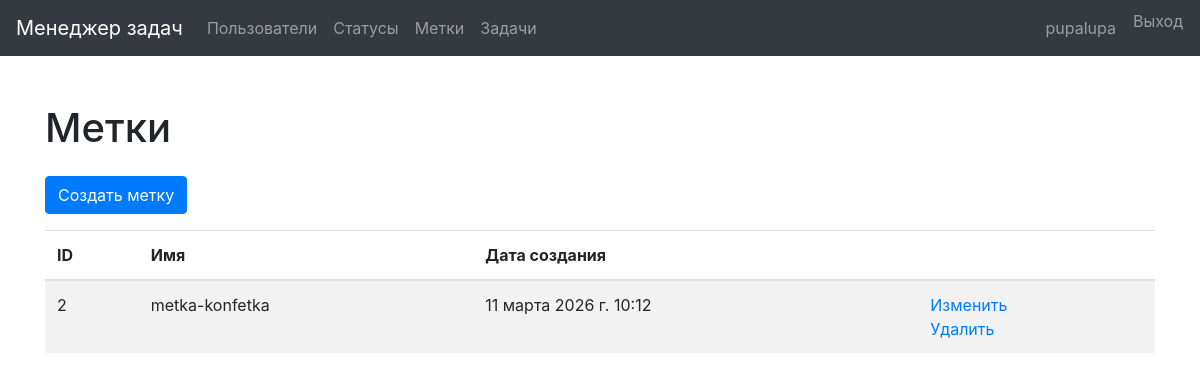
/labels/ (signed in), run on an earlier commit of the app's database.
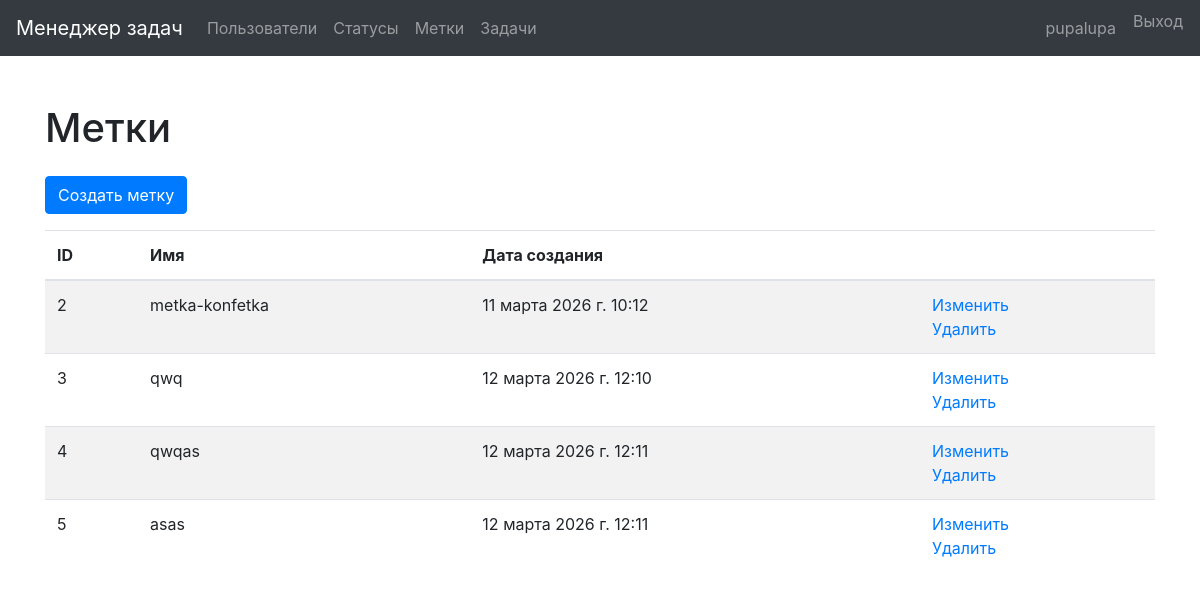
And on a later commit of the database.
### users/models.py (models this page shows)
class User(AbstractUser):
    def __str__(self):
        return self.get_full_name()

### labels/models.py (models this page shows, shortened)
class Label(models.Model):
    name = models.CharField(max_length=255, null=False, blank=False)
    created_at = models.DateTimeField(auto_now_add=True)

### labels/views.py (the view)
# urls.py: path("", IndexLabelView.as_view(), name="index"),
class IndexLabelView(LoginRequiredMixin, ListView):
    template_name = os.path.join("labels", "index.html")
    model = Label
    context_object_name = "labels"
    extra_context = {
        "title": "Метки",
        "ID": "ID",
        "name": "Имя",
        "edit": "Изменить",
        "delete": "Удалить",
        "created_at": "Дата создания",
        "submit": "Создать метку",
    }
    permission_denied_message = settings.LOGIN_REQUIRED_MESSAGE

### labels/templates/labels/index.html
{% extends 'base.html' %}
{% load bootstrap4 %}
{% load i18n %}
{% block content %}
   <h1 class="my-4"> {{ title }}</h1>
   <a class="btn btn-primary mb-3" href="{% url 'labels:create' %}">{{ submit }}</a>
    <table class = "table table-striped">
		<thead>
        <tr>
            <th>{{ ID }}</th>
            <th>{{ name }}</th>
            <th>{{ created_at }}</th>
			<th></th>
		</tr>
	</thead>
	<tbody>
        {% for label in labels %}
            <tr>
                <td> {{ label.id }}</td>
                <td> {{ label.name }}</td>
                <td> {{ label.created_at }}</td>
                <td>
                    <a href = "{% url 'labels:update' label.id %}">{{ edit }}</a><br>
                    <a href = "{% url 'labels:delete' label.id %}">{{ delete }}</a>
                </td>
            </tr>
        {% endfor %}
		</tbody>
    </table>
{% endblock %}

### task_manager/templates/base.html (shortened to what this page needs)
<!DOCTYPE HTML>
<html lang="en">
<head>
    {% load bootstrap4 %}
    {% bootstrap_css %}
    {% load static %}
</head>
<body>
<nav class="navbar navbar-expand-md navbar-dark bg-dark fixed-top">
    <a class="navbar-brand" href="{% url 'home' %}">Менеджер задач</a>
    <div class="collapse navbar-collapse" id="navbarsExampleDefault">
        <ul class="navbar-nav mr-auto">
            <li class="nav-item">
                <a class="nav-link" href="{% url 'users:users' %}">Пользователи</a>
            </li>
        {% if request.user.is_authenticated %}
            <li class="nav-item">
                <a class="nav-link" href="{% url 'statuses:index' %}">Статусы</a>
            </li>
            <li class="nav-item">
                <a class="nav-link" href="{% url 'labels:index' %}">Метки</a>
            </li>
            <li class="nav-item">
                <a class="nav-link" href="{% url 'tasks:index' %}">Задачи</a>
            </li>
        {% endif %}
        </ul>
        {% if request.user.is_authenticated %}
        <ul class="navbar-nav my-2 my-lg-0">
            <li class="nav-item mr-sm-2">
                <a class="nav-link" href="{% url 'home' %}">{{ request.user.username }}</a>
            </li>
            <form method="post" action="{% url 'logout' %}" class="d-inline">
                <button type="submit" class="nav-link btn btn-link p-0">Выход</button>
            </form>
        </ul>
        {% endif %}
    </div>
</nav>
<main role="main" class="container">
    {% block content %}
    {% endblock %}
</main>
</body>
</html>

### task_manager/templates/base.html (style rules this page uses)
body { padding-top: 5rem; }

What changed in the data, as far as the page shows it:
added Label: id "3", name "qwq", created_at "12 марта 2026 г. 12:10", edit "Изменить", delete "Удалить"
added Label: id "4", name "qwqas", created_at "12 марта 2026 г. 12:11", edit "Изменить", delete "Удалить"
added Label: id "5", name "asas", created_at "12 марта 2026 г. 12:11", edit "Изменить", delete "Удалить"
